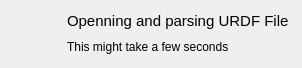
<?xml version="1.0" encoding="UTF-8"?>
<ui version="4.0">
 <class>Dialog</class>
 <widget class="QDialog" name="Dialog">
  <property name="geometry">
   <rect>
    <x>0</x>
    <y>0</y>
    <width>302</width>
    <height>68</height>
   </rect>
  </property>
  <property name="minimumSize">
   <size>
    <width>302</width>
    <height>68</height>
   </size>
  </property>
  <property name="maximumSize">
   <size>
    <width>302</width>
    <height>68</height>
   </size>
  </property>
  <property name="windowTitle">
   <string>Information</string>
  </property>
  <layout class="QGridLayout" name="gridLayout">
   <item row="0" column="0" rowspan="2">
    <widget class="QLabel" name="label_icon">
     <property name="minimumSize">
      <size>
       <width>50</width>
       <height>50</height>
      </size>
     </property>
     <property name="maximumSize">
      <size>
       <width>50</width>
       <height>50</height>
      </size>
     </property>
     <property name="styleSheet">
      <string notr="true">image:url(:/icones/info.svg)</string>
     </property>
     <property name="text">
      <string/>
     </property>
    </widget>
   </item>
   <item row="0" column="1">
    <widget class="QLabel" name="label_title">
     <property name="font">
      <font>
       <pointsize>11</pointsize>
      </font>
     </property>
     <property name="text">
      <string>Openning and parsing URDF File ...</string>
     </property>
    </widget>
   </item>
   <item row="1" column="1">
    <widget class="QLabel" name="label">
     <property name="font">
      <font>
       <pointsize>9</pointsize>
      </font>
     </property>
     <property name="text">
      <string>This might take a few seconds</string>
     </property>
    </widget>
   </item>
  </layout>
 </widget>
 <resources>
  <include location="Images/source.qrc"/>
 </resources>
 <connections/>
</ui>
